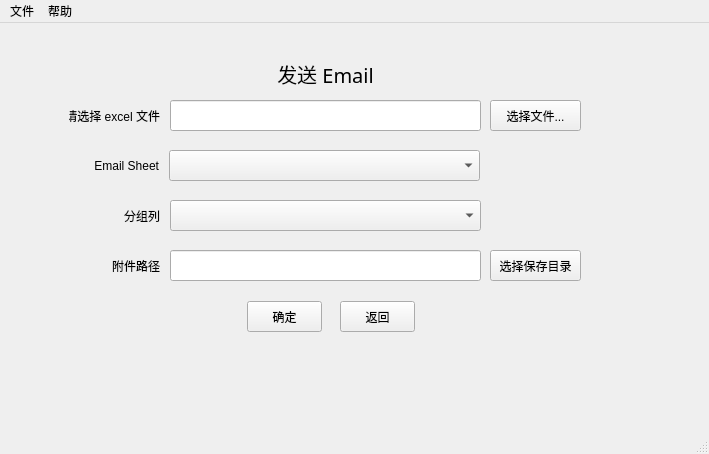
<?xml version="1.0" encoding="UTF-8"?>
<ui version="4.0">
 <class>EmailOnlyWindow</class>
 <widget class="QMainWindow" name="EmailOnlyWindow">
  <property name="geometry">
   <rect>
    <x>0</x>
    <y>0</y>
    <width>709</width>
    <height>454</height>
   </rect>
  </property>
  <property name="windowTitle">
   <string>发送 Email</string>
  </property>
  <widget class="QWidget" name="centralwidget">
   <widget class="QComboBox" name="groupByComboBox">
    <property name="geometry">
     <rect>
      <x>170</x>
      <y>177</y>
      <width>311</width>
      <height>31</height>
     </rect>
    </property>
   </widget>
   <widget class="QPushButton" name="savePathPushButton">
    <property name="geometry">
     <rect>
      <x>490</x>
      <y>227</y>
      <width>91</width>
      <height>31</height>
     </rect>
    </property>
    <property name="text">
     <string>选择保存目录</string>
    </property>
   </widget>
   <widget class="QLabel" name="dataSheetLabel">
    <property name="geometry">
     <rect>
      <x>68</x>
      <y>127</y>
      <width>91</width>
      <height>31</height>
     </rect>
    </property>
    <property name="text">
     <string>Email Sheet</string>
    </property>
    <property name="alignment">
     <set>Qt::AlignRight|Qt::AlignTrailing|Qt::AlignVCenter</set>
    </property>
   </widget>
   <widget class="QLabel" name="savePathLabel">
    <property name="geometry">
     <rect>
      <x>69</x>
      <y>227</y>
      <width>91</width>
      <height>31</height>
     </rect>
    </property>
    <property name="text">
     <string>附件路径</string>
    </property>
    <property name="alignment">
     <set>Qt::AlignRight|Qt::AlignTrailing|Qt::AlignVCenter</set>
    </property>
   </widget>
   <widget class="QComboBox" name="dataComboBox">
    <property name="geometry">
     <rect>
      <x>169</x>
      <y>127</y>
      <width>311</width>
      <height>31</height>
     </rect>
    </property>
   </widget>
   <widget class="QLabel" name="selectFileLabel">
    <property name="geometry">
     <rect>
      <x>69</x>
      <y>77</y>
      <width>91</width>
      <height>31</height>
     </rect>
    </property>
    <property name="text">
     <string>请选择 excel 文件</string>
    </property>
    <property name="alignment">
     <set>Qt::AlignRight|Qt::AlignTrailing|Qt::AlignVCenter</set>
    </property>
   </widget>
   <widget class="QLabel" name="titleLabel">
    <property name="geometry">
     <rect>
      <x>170</x>
      <y>30</y>
      <width>311</width>
      <height>41</height>
     </rect>
    </property>
    <property name="font">
     <font>
      <family>Microsoft YaHei</family>
      <pointsize>15</pointsize>
      <weight>50</weight>
      <italic>false</italic>
      <bold>false</bold>
     </font>
    </property>
    <property name="text">
     <string>发送 Email</string>
    </property>
    <property name="alignment">
     <set>Qt::AlignCenter</set>
    </property>
   </widget>
   <widget class="QLineEdit" name="savePathLineEdit">
    <property name="geometry">
     <rect>
      <x>170</x>
      <y>227</y>
      <width>311</width>
      <height>31</height>
     </rect>
    </property>
   </widget>
   <widget class="QLineEdit" name="xlsObjLineEdit">
    <property name="geometry">
     <rect>
      <x>170</x>
      <y>77</y>
      <width>311</width>
      <height>31</height>
     </rect>
    </property>
   </widget>
   <widget class="QLabel" name="logoLabel">
    <property name="geometry">
     <rect>
      <x>80</x>
      <y>20</y>
      <width>81</width>
      <height>41</height>
     </rect>
    </property>
    <property name="styleSheet">
     <string notr="true">image: url(:/images/DDMC.PNG);</string>
    </property>
    <property name="text">
     <string/>
    </property>
   </widget>
   <widget class="QPushButton" name="submitPushButton">
    <property name="geometry">
     <rect>
      <x>247</x>
      <y>278</y>
      <width>75</width>
      <height>31</height>
     </rect>
    </property>
    <property name="text">
     <string>确定</string>
    </property>
   </widget>
   <widget class="QLabel" name="groupFieldLabel">
    <property name="geometry">
     <rect>
      <x>69</x>
      <y>177</y>
      <width>91</width>
      <height>31</height>
     </rect>
    </property>
    <property name="text">
     <string>分组列</string>
    </property>
    <property name="alignment">
     <set>Qt::AlignRight|Qt::AlignTrailing|Qt::AlignVCenter</set>
    </property>
   </widget>
   <widget class="QPushButton" name="selectFilePushButton">
    <property name="geometry">
     <rect>
      <x>490</x>
      <y>77</y>
      <width>91</width>
      <height>31</height>
     </rect>
    </property>
    <property name="text">
     <string>选择文件...</string>
    </property>
   </widget>
   <widget class="QPushButton" name="gobackPushButton">
    <property name="geometry">
     <rect>
      <x>340</x>
      <y>278</y>
      <width>75</width>
      <height>31</height>
     </rect>
    </property>
    <property name="text">
     <string>返回</string>
    </property>
   </widget>
  </widget>
  <widget class="QMenuBar" name="menubar">
   <property name="geometry">
    <rect>
     <x>0</x>
     <y>0</y>
     <width>709</width>
     <height>23</height>
    </rect>
   </property>
   <widget class="QMenu" name="menuFile">
    <property name="title">
     <string>文件</string>
    </property>
    <addaction name="actionConfig_Setting"/>
   </widget>
   <widget class="QMenu" name="menuHelp">
    <property name="title">
     <string>帮助</string>
    </property>
    <addaction name="actionAbout"/>
    <addaction name="actionCheckUpdate"/>
    <addaction name="actionReportBug"/>
    <addaction name="actionSuggest"/>
   </widget>
   <addaction name="menuFile"/>
   <addaction name="menuHelp"/>
  </widget>
  <widget class="QStatusBar" name="statusbar"/>
  <action name="actionConfig_Setting">
   <property name="text">
    <string>配置项设置</string>
   </property>
  </action>
  <action name="actionAbout">
   <property name="text">
    <string>关于</string>
   </property>
  </action>
  <action name="actionCheckUpdate">
   <property name="text">
    <string>检查更新</string>
   </property>
  </action>
  <action name="actionReportBug">
   <property name="text">
    <string>提交 bug</string>
   </property>
  </action>
  <action name="actionSuggest">
   <property name="text">
    <string>建议</string>
   </property>
  </action>
 </widget>
 <resources/>
 <connections/>
</ui>
